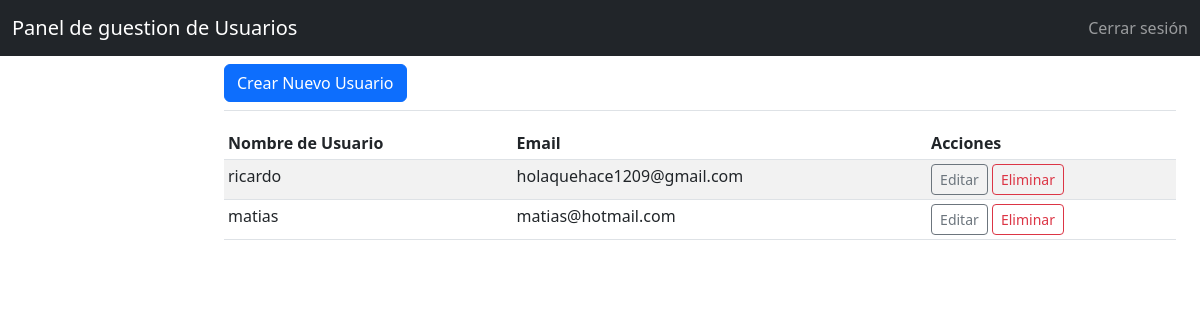
The page /dashboard (signed in) on the database as committed earlier.
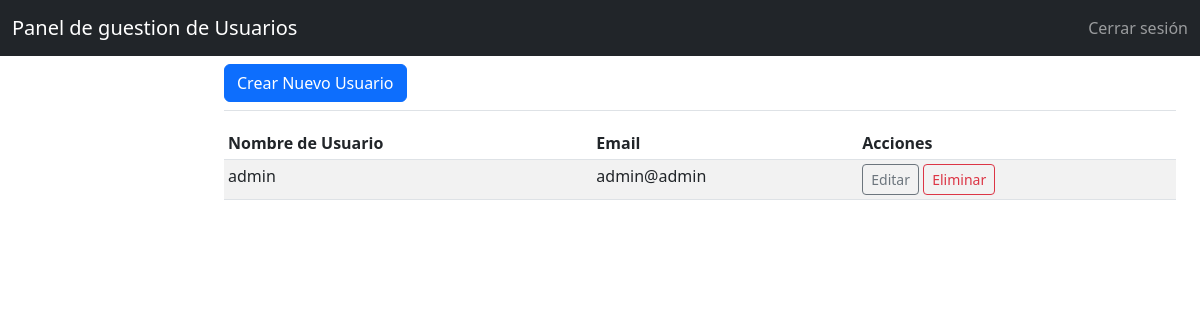
The same page on the database as committed later.
### app.py (models this page shows)
class User(db.Model):
    id = db.Column(db.Integer, primary_key=True)
    username = db.Column(db.String(50), nullable=False)
    email = db.Column(db.String(120), unique=True, nullable=False)
    creator_id = db.Column(db.Integer, db.ForeignKey('usuario.id'), nullable=False)

### app.py (the view)
@app.route("/dashboard")
@login_required
def dashboard():
    users = User.query.filter_by(creator_id=current_user.id).all()  # Muestra solo usuarios creados por el usuario actual
    return render_template("dashboard.html", username=current_user.username, users=users)

### app.py (called while the page is built)
@login_manager.user_loader
def load_user(user_id):
    return Usuario.query.get(int(user_id))

### templates/dashboard.html (shortened to what this page needs)
<!DOCTYPE html>
<html lang="es">
<head>
    <link href="https://cdnjs.cloudflare.com/ajax/libs/bootstrap/5.3.0/css/bootstrap.min.css" rel="stylesheet">
    <link rel="stylesheet" href="{{ url_for('static', filename='dashboard.css') }}">
</head>
<body>
    <nav class="navbar navbar-dark bg-dark fixed-top">
        <div class="container-fluid">
            <a class="navbar-brand" >Panel de guestion de Usuarios</a>
            <ul class="navbar-nav ms-auto">
                <li class="nav-item"><a class="nav-link" href="{{ url_for('logout') }}">Cerrar sesión</a></li>
            </ul>
        </div>
    </nav>
    <div class="container-fluid">
        <div class="row">
                <div class="position-sticky pt-3">
                </div>
            <main class="col-md-10 ms-sm-auto col-lg-10 px-md-4">
                <div class="d-flex justify-content-between flex-wrap flex-md-nowrap align-items-center pt-5 pb-2 mb-3 border-bottom">
                    <button class="btn btn-primary" data-bs-toggle="modal" data-bs-target="#createUserModal">Crear Nuevo Usuario</button>
                </div>
                <div class="table-responsive">
                    <table class="table table-striped table-sm">
                        <thead>
                            <tr>
                                <th>Nombre de Usuario</th>
                                <th>Email</th>
                                <th>Acciones</th>
                            </tr>
                        </thead>
                        <tbody>
                            {% for user in users %}
                            <tr>
                                <td>{{ user.username }}</td>
                                <td>{{ user.email }}</td>
                                <td>
                                    <button class="btn btn-sm btn-outline-secondary" data-bs-toggle="modal" data-bs-target="#editUserModal{{ user.id }}">Editar</button>
                                    <button class="btn btn-sm btn-outline-danger" data-bs-toggle="modal" data-bs-target="#deleteUserModal{{ user.id }}">Eliminar</button>
                                </td>
                            </tr>
                            {% endfor %}
                        </tbody>
                    </table>
                </div>
            </main>
        </div>
    </div>
</body>
</html>

### static/dashboard.css (style rules this page uses)
.table { width: 100%; max-width: 999px; }

Rows that differ between the two databases and show on the page:
removed User: username "ricardo", email "holaquehace1209@gmail.com"
removed User: username "matias", email "matias@hotmail.com"
added User: username "admin", email "admin@admin"
